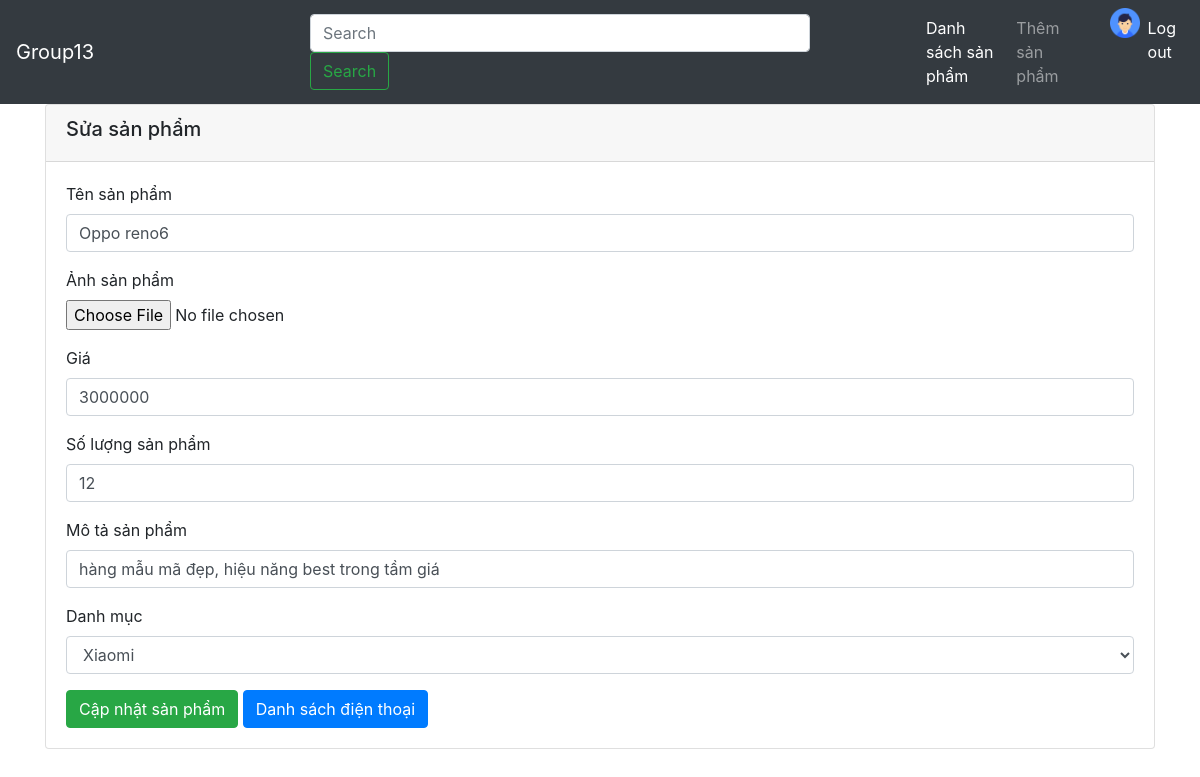
Page /index.php?page_layout=sua&id=9 on the committed database.
### tables this page shows
CREATE TABLE `products` (
  `prd_id` int(5) NOT NULL,
  `prd_name` varchar(255) NOT NULL,
  `image` char(50) NOT NULL,
  `price` int(10) NOT NULL,
  `quanity` int(10) NOT NULL,
  `description` varchar(500) NOT NULL,
  `brand_id` int(5) NOT NULL
);

### config/db.php (called while the page is built, shortened)
<?php
    function executeResult ($sql){
        $conn = mysqli_connect(HOST, USERNAME, PASSWORD, DATABASE);
        $resultset = mysqli_query($conn, $sql);
        $list = [];
        while ($row = mysqli_fetch_array($resultset,1)) {
            $list[] = $row;
        }
        return $list;
    }

### sua.php (the view, shortened to what this page needs)
<?php
    require_once 'config/db.php';
    $id = $_GET['id'];
    $sql = 'select * from brands';
    $listBrands = executeResult($sql);
    $query = "select * from products where prd_id = $id";
    $product = executeResult($query);
?>
<div class="container">
    <div class="card">
        <div class="card-header">
           <h5>Sửa sản phẩm</h5>
        </div>
        <div class="card-body">
            <form action="" method="post" enctype="multipart/form-data">
                <div class="form-group">
                  <label for="">Tên sản phẩm</label>
                  <input type="text" name="prd_name"  class="form-control" required value="<?=$product[0]['prd_name']?>">
                </div>
                <div class="form-group">
                  <label for="">Ảnh sản phẩm</label> <br>
                  <input type="file" name="image">
                </div>
                <div class="form-group">
                  <label for="">Giá</label>
                  <input type="number" name="price"  class="form-control" required value="<?=$product[0]['price']?>">
                </div>
                <div class="form-group">
                  <label for="">Số lượng sản phẩm</label>
                  <input type="number" name="quanity"  class="form-control" required value="<?=$product[0]['quanity']?>">
                </div>
                <div class="form-group">
                  <label for="">Mô tả sản phẩm</label>
                  <input type="text" name="description"  class="form-control" required value="<?=$product[0]['description']?>">
                </div>
                <div class="form-group">
                  <label for="">Danh mục</label>
                 <select name="brand_id"  class="form-control" required>
                     <?php
                     foreach ($listBrands as $LB)
                     {?>
                     <option value="<?=$LB['brand_id']?>">
                     <?=$LB['brand_name']?>
                    </option>
                    <?php }?>
                 </select>
                </div>
                <button class="btn btn-success" type='submit' name='sbm'>Cập nhật sản phẩm</button>
               <a href="index.php?page_layout=danhsach" class="btn btn-primary">Danh sách điện thoại</a>
            </form>
        </div>
    </div>
</div>

### rows in the picture
products: prd_name "Oppo reno6", price "3000000", quanity "12", description "hàng mẫu mã đẹp, hiệu năng best trong tầm giá"

### other values in the picture
form field brand_id "Xiaomi"
